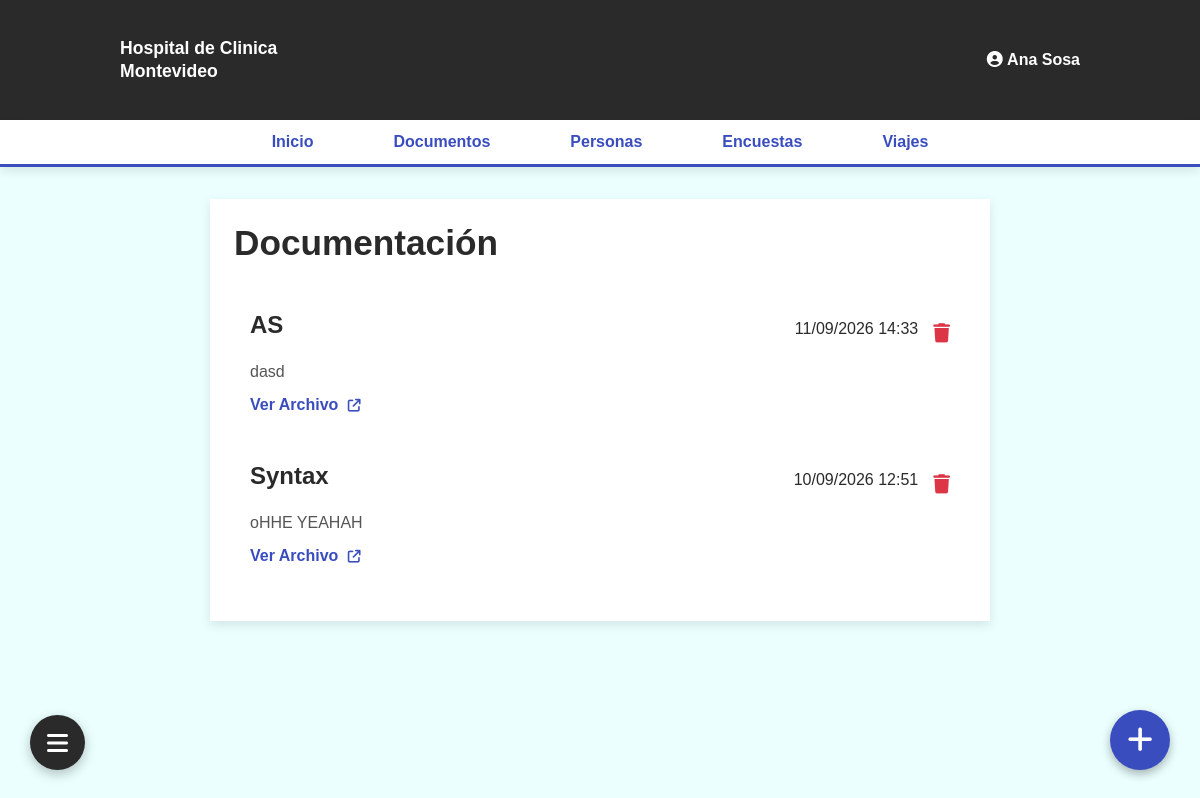
/documentos.php (signed in), run on the app's committed database.
### tables this page shows
CREATE TABLE `documentacion` (
  `iddocumento` int(6) NOT NULL,
  `categoria` varchar(50) DEFAULT NULL,
  `titulo` varchar(50) DEFAULT NULL,
  `descripcion` text DEFAULT NULL,
  `archivo` varchar(255) DEFAULT NULL,
  `nombre_documento` varchar(50) DEFAULT NULL,
  `fecha_carga` timestamp NOT NULL DEFAULT current_timestamp()
);

### documentos.php (the view, shortened to what this page needs)
<?php
require_once 'php/conexion.php';
$consulta_docs = "SELECT * FROM documentacion ORDER BY fecha_carga DESC";
$resultado_docs = mysqli_query($enlace, $consulta_docs);
?>
<!DOCTYPE html>
<html lang="es">
<head>
    <link rel="stylesheet" href="css/style-a.css">
    <link rel="stylesheet" href="css/doc.css?v=<?php echo time(); ?>">
    <link rel="stylesheet" href="https://cdnjs.cloudflare.com/ajax/libs/font-awesome/6.4.0/css/all.min.css">
</head>
<body>
    <header class="header" id="header-index">
        <div class="header-top">
            <div class="logo">
                Hospital de Clinica <br> Montevideo
            </div>
            <div class="user-profile">
                <?php if (isset($_SESSION['id'])): ?>
                    <i class="fa-solid fa-circle-user avatar"></i>
                    <b><a href="perfil.html" class="user-name"><span><?php echo htmlspecialchars($_SESSION['nombre'] . ' ' . ($_SESSION['apellido'] ?? '')); ?></span></a></b>
                <?php else: ?>
                    <a href="php/login.php"><span>Iniciar Sesion</span></a>
                <?php endif; ?>
            </div>
        </div>
        <div class="menu" id="menu-index">
            <a href="index.php">Inicio</a>
            <a href="documentos.php">Documentos</a>
            <a href="personas.php">Personas</a>
            <a href="encuestas.php">Encuestas</a>
            <a href="viajes.php">Viajes</a>
        </div>
    </header>
    <main class="main-body">
        <div class="main-content" id="main-content-historial">
            <h1 class="titulo-historial">Documentación</h1>
            <div class="Historial section">
                <?php if (mysqli_num_rows($resultado_docs) > 0): ?>
                    <?php while ($doc = mysqli_fetch_assoc($resultado_docs)): ?>
                        <div class="historial-card">
                            <div class="historial-card-header">
                                <div class="side-left-hs">
                                    <h2 class="historial-title"><?php echo htmlspecialchars($doc['titulo']); ?></h2>
                                </div>
                                <div class="side-right-hs" style="display: flex; align-items: center; gap: 15px;">
                                    <p class="historial-date"><?php echo date("d/m/Y H:i", strtotime($doc['fecha_carga'])); ?></p>
                                    <button class="btn-delete-doc" data-id="<?php echo $doc['iddocumento']; ?>" title="Eliminar documento">
                                        <i class="fa-solid fa-trash" style="color: #dc3545; font-size: 1.2rem;"></i>
                                    </button>
                                </div>
                            </div>
                            <p class="historial-description" style="margin-bottom: 15px; color: #555;">
                                <?php echo htmlspecialchars($doc['descripcion']); ?>
                            </p>
                            <a href="<?php echo htmlspecialchars($doc['archivo']); ?>" target="_blank" class="qr-link">
                                Ver Archivo <i class="fa-solid fa-arrow-up-right-from-square" style="font-size: 0.8rem; margin-left: 5px;"></i>
                            </a>
                        </div>
                    <?php endwhile; ?>
                <?php else: ?>
                    <p style="text-align: center; color: #777;">No hay documentos cargados en el sistema.</p>
                <?php endif; ?>
            </div>
        </div>
    </main>
    <button class="crg-btn" id="crgBtn" title="Cargar Archivo">
        <i class="fa-solid fa-plus" style="font-size: 1.8rem; color: white;"></i>
    </button>
    <div class="floating-menu-container">
        <button class="fab-btn" id="fabBtn">
            <i class="fa-solid fa-bars" id="fabIcon"></i>
        </button>
    </div>
</body>
</html>

### css/style-a.css (style rules this page uses)
* { margin: 0; padding: 0; box-sizing: border-box; }
:root { --primary-color: #2a2a2b; --pressed-primary-color: #000000; --secondary-color: #3a4dbf; --pressed-secondary-color: #303061; --background-color: #eafffe; --main-color: #ffffff; --text-color: #333333; --grey-color: #747272; --pressed-grey-color: #dcdcdc; }
body { font-family: Arial, sans-serif; background-color: var(--background-color); color: var(--text-color); width: 100%; }
header { background-color: var(--primary-color); color: var(--main-color); width: 100%; }
.header-top { display: flex; justify-content: space-between; align-items: center; padding: 1.5rem 10%; min-height: 120px; }
.header-top a { text-decoration: none; color: var(--main-color); }
.logo { font-size: 1.1rem; font-weight: bold; line-height: 1.3; text-align: left; }
#menu-index { display: flex; justify-content: center; align-items: center; gap: 5rem; text-decoration: none; background-color: var(--main-color); padding: 0.8rem 1rem; border-bottom: 3px solid var(--secondary-color); box-shadow: 0px 4px 10px rgba(0, 0, 0, 0.1); }
#menu-index a { text-decoration: none; color: var(--secondary-color); font-weight: bold; font-size: 1rem; transition: color 0.2s ease; }
.main-body { padding: 2rem 0; }
.floating-menu-container { position: fixed; bottom: 30px; left: 30px; z-index: 100; }
.fab-btn { width: 55px; height: 55px; border-radius: 50%; background-color: var(--primary-color); border: none; color: var(--main-color); font-size: 1.5rem; cursor: pointer; box-shadow: 0px 4px 12px rgba(0, 0, 0, 0.25); display: flex; justify-content: center; align-items: center; transition: transform 0.2s, background-color 0.2s; }

### css/doc.css (style rules this page uses)
#main-content-historial { display: flex; flex-direction: column; align-items: stretch; padding: 1.5rem; margin: 0 auto; width: 65%; background-color: var(--main-color); box-shadow: 0px 4px 10px rgba(0, 0, 0, 0.1); }
.titulo-historial { color: var(--primary-color); font-size: 2.2rem; margin-bottom: 2rem; }
#main-content-historial h2 { color: var(--primary-color); font-size: 1.5rem; margin-bottom: 1rem; }
.historial-date { font-size: 1rem; color: var(--primary-color); margin-bottom: 0.5rem; }
.historial-card { padding: 1rem; padding-bottom: 2rem; display: flex; flex-direction: column; border-radius: 10px; }
.historial-card a { text-decoration: none; color: var(--secondary-color); font-weight: bold; font-size: 1rem; }
.historial-card-header { display: flex; flex-direction: row; justify-content: space-between; align-items: center; margin-bottom: 0.5rem; }
.crg-btn { position: fixed; bottom: 30px; right: 30px; background-color: var(--secondary-color); border-radius: 50%; width: 60px; height: 60px; border: none; cursor: pointer; box-shadow: 0 4px 10px rgba(0,0,0,0.3); display: flex; justify-content: center; align-items: center; z-index: 999; transition: background-color 0.3s ease, transform 0.2s ease; }
.btn-delete-doc { background: none; border: none; cursor: pointer; transition: transform 0.2s ease; }

### data on the page
documentacion: titulo "AS", fecha_carga "11/09/2026 14:33", descripcion "dasd"
documentacion: titulo "Syntax", fecha_carga "10/09/2026 12:51", descripcion "oHHE YEAHAH"

### other printed values
$_SESSION['nombre'] . ' ' . ($_SESSION['apellido'] ?? '') "Ana Sosa"
